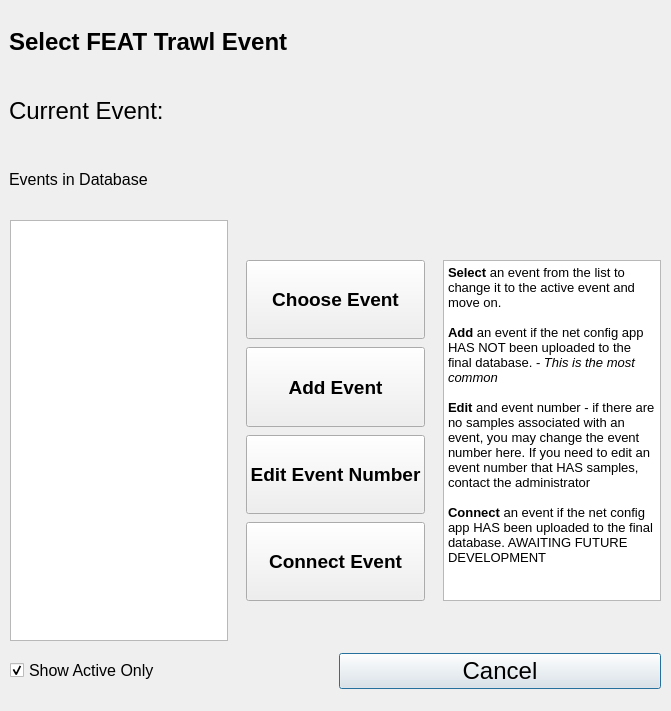
<?xml version="1.0" encoding="UTF-8"?>
<ui version="4.0">
 <class>Dialog</class>
 <widget class="QDialog" name="Dialog">
  <property name="geometry">
   <rect>
    <x>0</x>
    <y>0</y>
    <width>671</width>
    <height>711</height>
   </rect>
  </property>
  <property name="windowTitle">
   <string>CLAMS Haul</string>
  </property>
  <property name="windowIcon">
   <iconset>
    <normaloff>../../../Users/Alicia.Billings/icons/giant_clam.ico</normaloff>../../../Users/Alicia.Billings/icons/giant_clam.ico</iconset>
  </property>
  <widget class="QWidget" name="verticalLayoutWidget">
   <property name="geometry">
    <rect>
     <x>9</x>
     <y>10</y>
     <width>651</width>
     <height>201</height>
    </rect>
   </property>
   <layout class="QVBoxLayout" name="verticalLayout">
    <item>
     <widget class="QLabel" name="label_3">
      <property name="font">
       <font>
        <pointsize>18</pointsize>
        <bold>true</bold>
       </font>
      </property>
      <property name="text">
       <string>Select FEAT Trawl Event</string>
      </property>
     </widget>
    </item>
    <item>
     <widget class="QLabel" name="l_current">
      <property name="font">
       <font>
        <pointsize>18</pointsize>
       </font>
      </property>
      <property name="text">
       <string>Current Event: </string>
      </property>
     </widget>
    </item>
    <item>
     <widget class="QLabel" name="label_2">
      <property name="font">
       <font>
        <pointsize>12</pointsize>
       </font>
      </property>
      <property name="text">
       <string>Events in Database</string>
      </property>
     </widget>
    </item>
   </layout>
  </widget>
  <widget class="QWidget" name="horizontalLayoutWidget">
   <property name="geometry">
    <rect>
     <x>10</x>
     <y>650</y>
     <width>651</width>
     <height>42</height>
    </rect>
   </property>
   <layout class="QHBoxLayout" name="horizontalLayout">
    <item>
     <widget class="QCheckBox" name="cb_active">
      <property name="font">
       <font>
        <pointsize>12</pointsize>
       </font>
      </property>
      <property name="text">
       <string>Show Active Only</string>
      </property>
      <property name="checked">
       <bool>true</bool>
      </property>
     </widget>
    </item>
    <item>
     <widget class="QPushButton" name="pb_cancel">
      <property name="font">
       <font>
        <pointsize>18</pointsize>
       </font>
      </property>
      <property name="text">
       <string>Cancel</string>
      </property>
     </widget>
    </item>
   </layout>
  </widget>
  <widget class="QWidget" name="horizontalLayoutWidget_2">
   <property name="geometry">
    <rect>
     <x>10</x>
     <y>220</y>
     <width>651</width>
     <height>421</height>
    </rect>
   </property>
   <layout class="QHBoxLayout" name="horizontalLayout_2">
    <item>
     <widget class="QListWidget" name="lw_events">
      <property name="font">
       <font>
        <pointsize>16</pointsize>
       </font>
      </property>
      <property name="editTriggers">
       <set>QAbstractItemView::NoEditTriggers</set>
      </property>
     </widget>
    </item>
    <item>
     <layout class="QVBoxLayout" name="verticalLayout_2">
      <property name="spacing">
       <number>8</number>
      </property>
      <property name="sizeConstraint">
       <enum>QLayout::SetDefaultConstraint</enum>
      </property>
      <property name="leftMargin">
       <number>12</number>
      </property>
      <property name="rightMargin">
       <number>12</number>
      </property>
      <item>
       <spacer name="verticalSpacer">
        <property name="orientation">
         <enum>Qt::Vertical</enum>
        </property>
        <property name="sizeType">
         <enum>QSizePolicy::Minimum</enum>
        </property>
        <property name="sizeHint" stdset="0">
         <size>
          <width>20</width>
          <height>40</height>
         </size>
        </property>
       </spacer>
      </item>
      <item>
       <widget class="QPushButton" name="pb_choose">
        <property name="sizePolicy">
         <sizepolicy hsizetype="Expanding" vsizetype="Expanding">
          <horstretch>0</horstretch>
          <verstretch>0</verstretch>
         </sizepolicy>
        </property>
        <property name="font">
         <font>
          <pointsize>14</pointsize>
          <bold>true</bold>
         </font>
        </property>
        <property name="text">
         <string>Choose Event</string>
        </property>
       </widget>
      </item>
      <item>
       <widget class="QPushButton" name="pb_add">
        <property name="sizePolicy">
         <sizepolicy hsizetype="Expanding" vsizetype="Expanding">
          <horstretch>0</horstretch>
          <verstretch>0</verstretch>
         </sizepolicy>
        </property>
        <property name="font">
         <font>
          <pointsize>14</pointsize>
          <bold>true</bold>
         </font>
        </property>
        <property name="text">
         <string>Add Event</string>
        </property>
       </widget>
      </item>
      <item>
       <widget class="QPushButton" name="pb_edit">
        <property name="sizePolicy">
         <sizepolicy hsizetype="Expanding" vsizetype="Expanding">
          <horstretch>0</horstretch>
          <verstretch>0</verstretch>
         </sizepolicy>
        </property>
        <property name="font">
         <font>
          <pointsize>14</pointsize>
          <bold>true</bold>
         </font>
        </property>
        <property name="text">
         <string>Edit Event Number</string>
        </property>
       </widget>
      </item>
      <item>
       <widget class="QPushButton" name="pb_connect">
        <property name="sizePolicy">
         <sizepolicy hsizetype="Expanding" vsizetype="Expanding">
          <horstretch>0</horstretch>
          <verstretch>0</verstretch>
         </sizepolicy>
        </property>
        <property name="font">
         <font>
          <pointsize>14</pointsize>
          <bold>true</bold>
         </font>
        </property>
        <property name="text">
         <string>Connect Event</string>
        </property>
       </widget>
      </item>
      <item>
       <spacer name="verticalSpacer_2">
        <property name="orientation">
         <enum>Qt::Vertical</enum>
        </property>
        <property name="sizeType">
         <enum>QSizePolicy::Minimum</enum>
        </property>
        <property name="sizeHint" stdset="0">
         <size>
          <width>20</width>
          <height>40</height>
         </size>
        </property>
       </spacer>
      </item>
     </layout>
    </item>
    <item>
     <layout class="QVBoxLayout" name="verticalLayout_4">
      <item>
       <spacer name="verticalSpacer_3">
        <property name="orientation">
         <enum>Qt::Vertical</enum>
        </property>
        <property name="sizeType">
         <enum>QSizePolicy::Maximum</enum>
        </property>
        <property name="sizeHint" stdset="0">
         <size>
          <width>20</width>
          <height>40</height>
         </size>
        </property>
       </spacer>
      </item>
      <item>
       <widget class="QTextBrowser" name="textBrowser">
        <property name="sizePolicy">
         <sizepolicy hsizetype="Expanding" vsizetype="Expanding">
          <horstretch>0</horstretch>
          <verstretch>0</verstretch>
         </sizepolicy>
        </property>
        <property name="font">
         <font>
          <pointsize>10</pointsize>
         </font>
        </property>
        <property name="html">
         <string>&lt;!DOCTYPE HTML PUBLIC &quot;-//W3C//DTD HTML 4.0//EN&quot; &quot;http://www.w3.org/TR/REC-html40/strict.dtd&quot;&gt;
&lt;html&gt;&lt;head&gt;&lt;meta name=&quot;qrichtext&quot; content=&quot;1&quot; /&gt;&lt;meta charset=&quot;utf-8&quot; /&gt;&lt;style type=&quot;text/css&quot;&gt;
p, li { white-space: pre-wrap; }
&lt;/style&gt;&lt;/head&gt;&lt;body style=&quot; font-family:'Segoe UI'; font-size:10pt; font-weight:400; font-style:normal;&quot;&gt;
&lt;p style=&quot; margin-top:0px; margin-bottom:0px; margin-left:0px; margin-right:0px; -qt-block-indent:0; text-indent:0px;&quot;&gt;&lt;span style=&quot; font-family:'MS Shell Dlg 2'; font-weight:600;&quot;&gt;Select&lt;/span&gt;&lt;span style=&quot; font-family:'MS Shell Dlg 2';&quot;&gt; an event from the list to change it to the active event and move on.&lt;/span&gt;&lt;/p&gt;
&lt;p style=&quot;-qt-paragraph-type:empty; margin-top:0px; margin-bottom:0px; margin-left:0px; margin-right:0px; -qt-block-indent:0; text-indent:0px; font-family:'MS Shell Dlg 2';&quot;&gt;&lt;br /&gt;&lt;/p&gt;
&lt;p style=&quot; margin-top:0px; margin-bottom:0px; margin-left:0px; margin-right:0px; -qt-block-indent:0; text-indent:0px;&quot;&gt;&lt;span style=&quot; font-family:'MS Shell Dlg 2'; font-weight:600;&quot;&gt;Add&lt;/span&gt;&lt;span style=&quot; font-family:'MS Shell Dlg 2';&quot;&gt; an event if the net config app HAS NOT been uploaded to the final database. - &lt;/span&gt;&lt;span style=&quot; font-family:'MS Shell Dlg 2'; font-style:italic;&quot;&gt;This is the most common&lt;/span&gt;&lt;/p&gt;
&lt;p style=&quot;-qt-paragraph-type:empty; margin-top:0px; margin-bottom:0px; margin-left:0px; margin-right:0px; -qt-block-indent:0; text-indent:0px;&quot;&gt;&lt;br /&gt;&lt;/p&gt;
&lt;p style=&quot; margin-top:0px; margin-bottom:0px; margin-left:0px; margin-right:0px; -qt-block-indent:0; text-indent:0px;&quot;&gt;&lt;span style=&quot; font-family:'MS Shell Dlg 2'; font-weight:600;&quot;&gt;Edit&lt;/span&gt;&lt;span style=&quot; font-family:'MS Shell Dlg 2';&quot;&gt; and event number - if there are no samples associated with an event, you may change the event number here. If you need to edit an event number that HAS samples, contact the administrator&lt;/span&gt;&lt;/p&gt;
&lt;p style=&quot;-qt-paragraph-type:empty; margin-top:0px; margin-bottom:0px; margin-left:0px; margin-right:0px; -qt-block-indent:0; text-indent:0px;&quot;&gt;&lt;br /&gt;&lt;/p&gt;
&lt;p style=&quot; margin-top:0px; margin-bottom:0px; margin-left:0px; margin-right:0px; -qt-block-indent:0; text-indent:0px;&quot;&gt;&lt;span style=&quot; font-family:'MS Shell Dlg 2'; font-weight:600;&quot;&gt;Connect&lt;/span&gt;&lt;span style=&quot; font-family:'MS Shell Dlg 2';&quot;&gt; an event if the net config app HAS been uploaded to the final database. AWAITING FUTURE DEVELOPMENT&lt;/span&gt;&lt;/p&gt;&lt;/body&gt;&lt;/html&gt;</string>
        </property>
       </widget>
      </item>
      <item>
       <spacer name="verticalSpacer_4">
        <property name="orientation">
         <enum>Qt::Vertical</enum>
        </property>
        <property name="sizeType">
         <enum>QSizePolicy::Preferred</enum>
        </property>
        <property name="sizeHint" stdset="0">
         <size>
          <width>20</width>
          <height>40</height>
         </size>
        </property>
       </spacer>
      </item>
     </layout>
    </item>
   </layout>
  </widget>
 </widget>
 <resources/>
 <connections/>
</ui>
